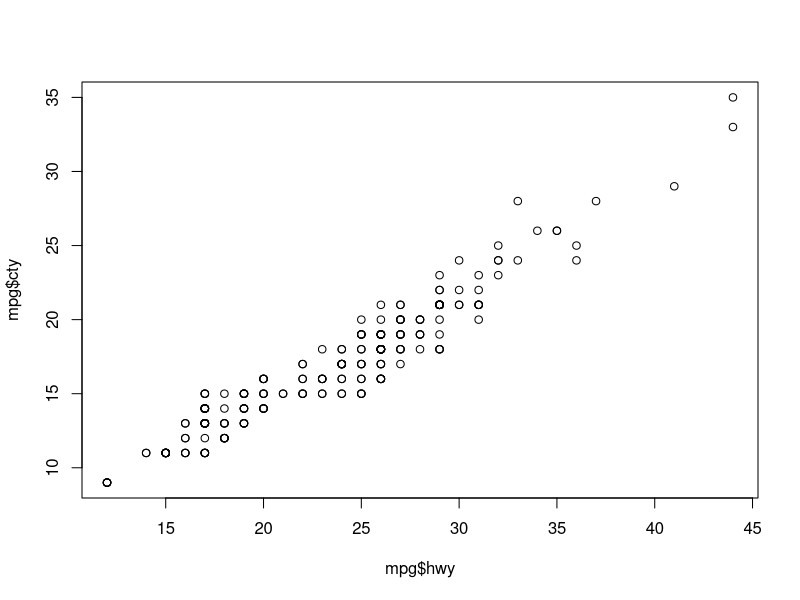

Source code (R):
## ---- chunk 1
cel <- c(-9.4, -23.3)
cel
## ---- chunk 2
vec200 <- rep(c(1,0), length.out = 200)
vec200
## ---- chunk 3
i <- 1
result <- 1

while (result <= 1001) {
  i <- i + 1
  result <- i * i
}

numPerfect <- i
numPerfect
  
## ---- chunk 4
#install.packages("ggplot2")
library(ggplot2)
## ---- chunk 5
s1 <- mpg[order(mpg$hwy, decreasing=TRUE), ]
top3 <- s1[1:3, ]
top3
## ---- chunk 6
s2 <- mpg[mpg$class == 'compact', ]
numCompact <- length(unique(s2$model))
numCompact
## ---- chunk 7
#t1 <- mpg[mpg$hwy == 29, ]
#View(t1)

plot(mpg$hwy, mpg$cty)
## ---- chunk 8
year08 <- mpg[mpg$year == 2008, ]
year99 <- mpg[mpg$year == 1999, ]

View(year08)

mean(year08$cty)
mean(year08$hwy)
mean(year99$cty)
mean(year99$hwy)
